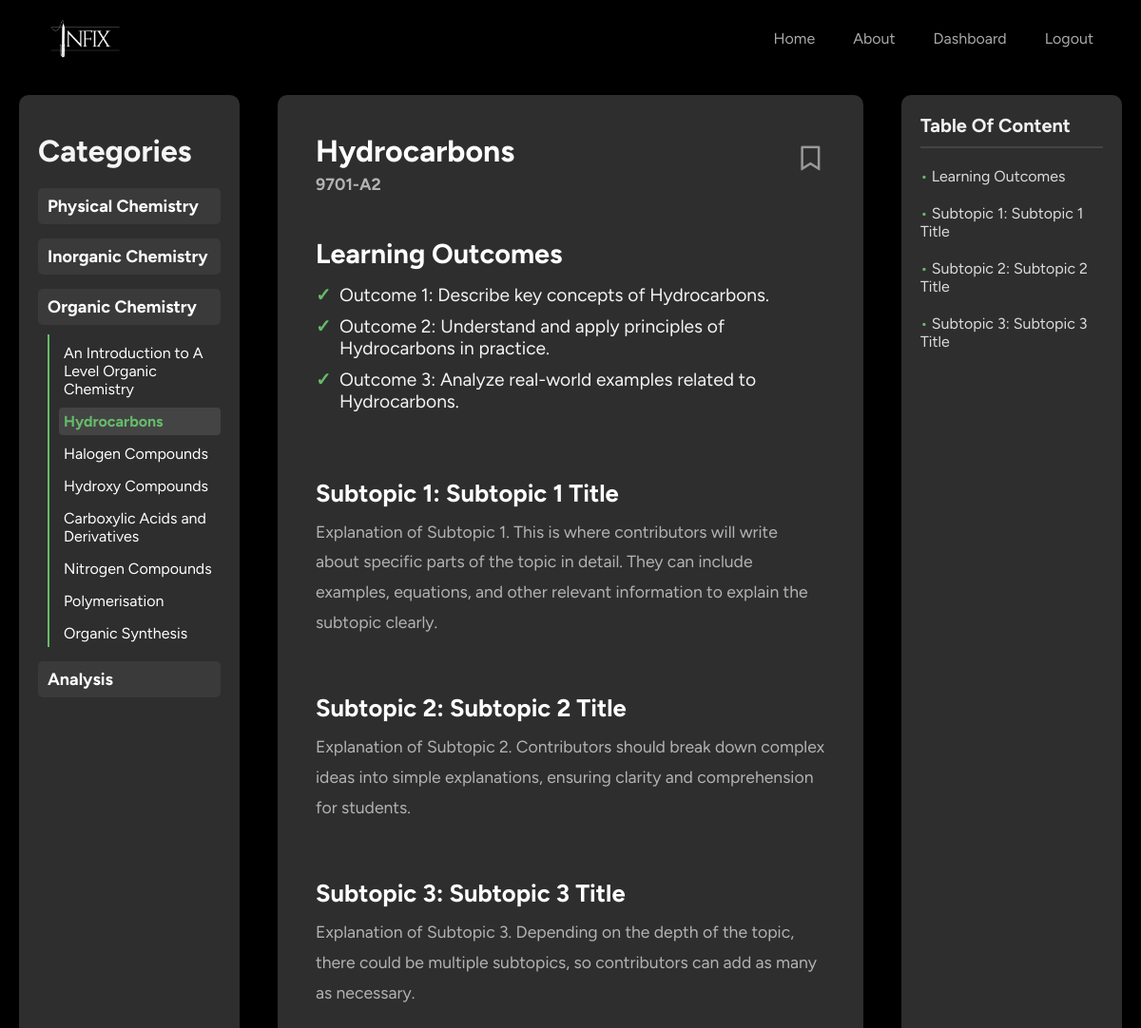
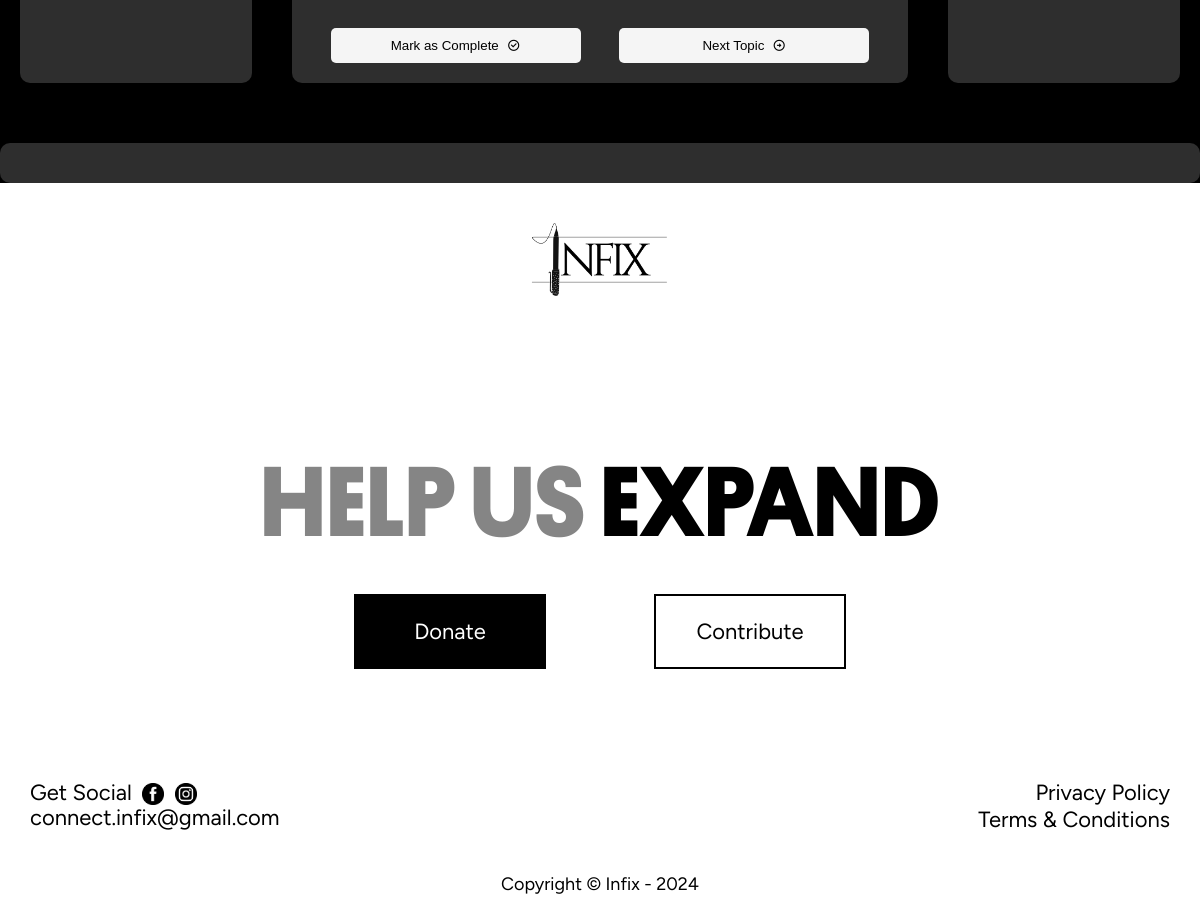
The page /course/9701-A2/Hydrocarbons (signed in) on the database its author committed (2 pictures, top to bottom).
### tables this page shows
CREATE TABLE categories (
    id INTEGER PRIMARY KEY AUTOINCREMENT,
    name TEXT UNIQUE NULL
);

CREATE TABLE topics (
    id INTEGER PRIMARY KEY AUTOINCREMENT,
    course_id INTEGER NOT NULL,
    title TEXT NOT NULL,
    category_id INTEGER NULL,
    seq_num INTEGER NOT NULL DEFAULT 0,
    FOREIGN KEY (course_id) REFERENCES courses(id) ON DELETE CASCADE,
    FOREIGN KEY (category_id) REFERENCES categories(id) ON DELETE CASCADE
);

### app.py (the view, shortened to what this page needs)
@app.route('/course/<course_code>/<topic>')
@login_required
def topic_detail(course_code, topic):
    course = db.execute("SELECT * FROM courses WHERE course_code = ?", course_code)
    if not course:
        flash("Course not found.", "warning")
        return redirect('/dashboard')
    course = course[0]  # Get the first result
    topic_details = db.execute("""
        SELECT t.title, c.name as course_name, c.course_code, t.id as topic_id, t.category_id, t.seq_num, c.id as course_id
        FROM topics t
        JOIN courses c ON t.course_id = c.id
        WHERE t.title = ? AND c.course_code = ?
    """, topic, course_code)
    if not topic_details:
        flash("Topic not found.", "error")
        return redirect(url_for('index'))  # Redirect to a suitable page if the topic is not found
    topic_details = topic_details[0]  # Get the first result
    print(topic_details)
    next_topic = db.execute("""
        SELECT title FROM topics
        WHERE course_id = ? AND id > ?
        ORDER BY id ASC
        LIMIT 1
    """, topic_details['course_id'], topic_details['topic_id'])
    next_topic = next_topic[0]['title'] if next_topic else None
    categories = db.execute("""
        SELECT * FROM categories
        WHERE id IN (
                        SELECT DISTINCT t.category_id FROM topics t
                        JOIN courses c ON t.course_id = c.id
                        WHERE c.course_code = ?
                    )
    """, course_code)
    topics_data = {}
    if categories:
        current_category = db.execute("""
            SELECT name FROM categories WHERE id = ?
        """, topic_details['category_id'])[0]['name']
        for category in categories:
            category_name = category['name']
            topics_in_category = db.execute("""
                SELECT title FROM topics
                WHERE category_id = ?
            """, category['id'])
            if topics_in_category:
                topics_data[category_name] = topics_in_category
            else:
                print(f"No topics found for category: {category_name}")
    topic_name = topic_details['title']
    course_name = topic_details['course_name']
    topic_id = topic_details['topic_id']
    result = db.execute("""
        SELECT * FROM bookmarks
        WHERE user_id = ? AND topic_id = ?
    """, session['user_id'], topic_id)
    bookmarked = bool(result)
    result = db.execute("""
        SELECT * FROM user_topics
        WHERE user_id = ? AND topic_id = ?
    """, session['user_id'], topic_id)
    completed = bool(result)
    path = "A Levels" if 'A' in course_code else "O Levels"
    formatted_topic = replace_special_characters(topic.lower().replace(' ', '_'))
    template_path = f"{path}/{course_name} {course_code}/{formatted_topic}.html"
    return render_template(
        template_path,
        topic_name=topic_name,
        course_name=course_name,
        course_code=course_code,
        topic_id=topic_id,
        topics_data=topics_data,  # Structured topics and categories
        current_topic=topic_name,  # Current topic
        current_category=current_category,  # Current category
        formatted_topic=formatted_topic,
        bookmarked=bookmarked,
        completed=completed,
        next_topic=next_topic  # Add the next topic to the context
    )

### app.py (called while the page is built)
@app.after_request
def after_request(response):
    response.headers["Cache-Control"] = "no-cache, no-store, must-revalidate"
    response.headers["Expires"] = "0"
    response.headers["Pragma"] = "no-cache"
    return response

def replace_special_characters(text):
    replacements = {
        "‘": "'", "’": "'", "“": '"', "”": '"', "—": "-", "–": "-", "…": "...",
        "é": "e", "è": "e", "ê": "e", "ë": "e", "á": "a", "à": "a", "â": "a",
        "ä": "a", "í": "i", "ì": "i", "î": "i", "ï": "i", "ó": "o", "ò": "o",
        "ô": "o", "ö": "o", "ú": "u", "ù": "u", "û": "u", "ü": "u", "ç": "c",
        "ñ": "n", "ß": "ss", "ÿ": "y"
    }
    for key, value in replacements.items():
        text = text.replace(key, value)
    return text

### helpers.py (called while the page is built)
def login_required(f):
    @wraps(f)
    def decorated_function(*args, **kwargs):
        if session.get("user_id") is None:
            return redirect("/login")
        return f(*args, **kwargs)
    return decorated_function

### templates/A Levels/Chemistry 9701-A2/hydrocarbons.html
{% extends 'topic_base.html' %}
            {% block topic_detail %}
                <div id="title">
                    <h2>Hydrocarbons<p>9701-A2</p></h2> {% if bookmarked %}
                        <div href="/bookmark" class="bookmark-icon remove-bookmark" title="Remove Bookmark" onclick="submitBookmarkRequest()">
                            <i class="ri-bookmark-fill" style="color: #66bb6a;"></i>
                        </div>
            {% else %}
                        <div href="/bookmark" class="bookmark-icon add-bookmark" title="Add Bookmark" onclick="submitBookmarkRequest()">
                            <i class="ri-bookmark-line" style="color: #999;"></i>
                        </div> {% endif %}
                </div>
                <div id="learning-outcomes" class="toc-item">
                    <h2>Learning Outcomes</h2>
                    <ul>
                        <li>Outcome 1: Describe key concepts of Hydrocarbons.</li>
                        <li>Outcome 2: Understand and apply principles of Hydrocarbons in practice.</li>
                        <li>Outcome 3: Analyze real-world examples related to Hydrocarbons.</li>
                    </ul>
                </div>
                <div class="subtopic toc-item" id="subtopic-1">
                    <h3>Subtopic 1: Subtopic 1 Title</h3>
                    <p>
                        Explanation of Subtopic 1. This is where contributors will write about specific parts of the topic in detail. They can include examples, equations, and
                        other relevant information to explain the subtopic clearly.
                    </p>
                </div>
                <div class="subtopic toc-item" id="subtopic-2">
                    <h3>Subtopic 2: Subtopic 2 Title</h3>
                    <p>
                        Explanation of Subtopic 2. Contributors should break down complex ideas into simple explanations, ensuring clarity and comprehension for students.
                    </p>
                </div>
                <div class="subtopic toc-item" id="subtopic-3">
                    <h3>Subtopic 3: Subtopic 3 Title</h3>
                    <p>
                        Explanation of Subtopic 3. Depending on the depth of the topic, there could be multiple subtopics, so contributors can add as many as necessary.
                    </p>
                </div>
            {% endblock %}

### templates/topic_base.html (shortened to what this page needs)
{% extends 'base.html' %}
{% block styles %}
<link rel="stylesheet" href="{{ url_for('static', filename='css/topic_base.css') }}">
<link href="https://cdn.jsdelivr.net/npm/remixicon@4.3.0/fonts/remixicon.css" rel="stylesheet"/>
{% endblock %}
{% block HomeActive %}inactive{% endblock %}
{% block content %}
    <div id="topic-content">
        <div class="links-container">
            {% if topics_data.items() %}
            {% if current_category != "Topics" %}
                <h1 style="padding: 20px 0;">Categories</h1>
            {% else %}
                <h1 style="padding: 10px 0;"></h1>
            {% endif %}
            {% endif %}
            {% for category, topics in topics_data.items() %}
            <div class="categories">
                {% if category == current_category %}
                    <p class="category-name" onclick="toggleCategory('{{ category }}')"
                        class="active">
                    {{ category }}
                    </p>
                {% else %}
                    <p class="category-name" onclick="toggleCategory('{{ category }}')">
                    {{ category }}
                    </p>
                {% endif %}
                {% if category == current_category %}
                    <div id="{{ category|replace(' ', '_') }}" class="topics"
                        style="display: block;">
                        {% for topic in topics %}
                            {% if topic['title'] == current_topic %}
                                <a href="/course/{{course_code}}/{{topic['title']}}" class="topics-name current">
                                    {{ topic['title'] }}
                                </a>
                            {% else %}
                                <a href="/course/{{course_code}}/{{topic['title']}}" class="topics-name">
                                    {{ topic['title'] }}
                                </a>
                            {% endif %}
                        {% endfor %}
                    </div>
                {% endif %}
            </div>
            {% endfor %}
        </div>
        <div class="topic-main">
            <div class="topic-detail">
                {% block topic_detail %}
                {% endblock %}
            </div>
            <div class="buttons">
                {% if not completed %}
                    <form action="/markascomplete" method="post">
                        <button class="mark-as-complete" type="submit"><span>Mark as Complete</span> <i class="ri-checkbox-circle-line"></i></button>
                    </form>
                {% endif %}
                {% if next_topic %}
                    <a href="/course/{{course_code}}/{{ next_topic }}">
                        <button class="next"><span>Next Topic</span> <i class="ri-arrow-right-circle-line"></i></button>
                    </a>
                {% endif %}
            </div>
        </div>
        <div class="table-of-content" id="toc-container">
            <p class="table-head">Table Of Content</p>
            <div class="content-link" id="toc-main">
            </div>
        </div>
    </div>
    <div id="contributors">
    </div>
{% endblock %}

### static/css/styles.css (style rules this page uses)
html { scroll-behavior: smooth; font-family: "Figtree", sans-serif; }
* { margin: 0; padding: 0; transition: all ease 0.3s; }
body, html { overflow-x: hidden; }
ul { list-style: none; }
a { text-decoration: none; color: inherit; }
a { text-decoration: none; color: #000000; }

### static/css/topic_base.css (style rules this page uses)
body { font-family: 'Figtree', sans-serif; background-color: #000000; color: #f5f5f5; }
#topic-content { display: flex; padding: 20px; gap: 40px; min-height: 85vh; padding-top: 100px; }
.links-container { flex: 1; background-color: #2e2e2e; border-radius: 10px; box-shadow: 0 4px 8px rgba(0, 0, 0, 0.4); padding: 20px; }
.categories { margin-bottom: 20px; }
.category-name { font-weight: bold; font-size: 18px; margin-bottom: 10px; cursor: pointer; color: #ffffff; padding: 8px 10px; border-radius: 5px; background-color: #3a3a3a; transition: background-color 0.3s ease; }
.topics { margin-left: 15px; border-left: 2px solid #66bb6a; padding-left: 10px; margin-top: 5px; padding-top: 5px; }
.topics-name { display: block; font-size: 16px; color: #ffffff; text-decoration: none; margin-bottom: 8px; padding: 5px; border-radius: 4px; transition: background-color 0.3s ease; }
.topics-name.current { font-weight: bold; color: #66bb6a; background-color: #444444; }
.topics { display: none; }
.topic-main { flex: 3; background-color: #2e2e2e; border-radius: 10px; box-shadow: 0 4px 8px rgba(0, 0, 0, 0.4); padding: 20px; }
.topic-detail { margin-bottom: 30px; }
.buttons { display: flex; justify-content: flex-end; gap: 20px; }
.mark-as-complete, .next { background-color: #ffffff; color: #000000; padding: 10px 20px; border: none; box-shadow: none; border-radius: 5px; text-align: center; cursor: pointer; transition: background-color 0.3s ease; }
.table-of-content { flex: 1; background-color: #2e2e2e; border-radius: 10px; padding: 20px; overflow-y: auto; }
.table-head { font-weight: bold; font-size: 20px; margin-bottom: 15px; color: #f1f1f1; border-bottom: 2px solid #444; padding-bottom: 10px; }
#contributors { margin-top: 40px; background-color: #2e2e2e; padding: 20px; border-radius: 10px; box-shadow: 0 4px 8px rgba(0, 0, 0, 0.4); }
#learning-outcomes { background-color: #2e2e2e; padding: 20px; margin-bottom: 20px; border-radius: 10px; }
#learning-outcomes h2 { font-size: 1.8rem; color: #ffffff; margin-bottom: 15px; }
#learning-outcomes ul { list-style-type: none; padding-left: 0; }
#learning-outcomes li { font-size: 1.2rem; margin-bottom: 10px; position: relative; padding-left: 25px; color: #f5f5f5; }
#learning-outcomes li::before { content: "\2713"; position: absolute; left: 0; color: #66bb6a; font-weight: bold; }
#title { background-color: #2e2e2e; padding: 20px; border-radius: 10px; display: flex; flex-wrap: wrap; justify-content: space-between; align-items: flex-start; gap: 5px; }
#title h2 { font-size: 2rem; color: #ffffff; max-width: 600px; }
#title p { font-size: 1.1rem; color: #b3b3b3; line-height: 1.8; }
.bookmark-icon { font-size: 30px; color: #ffffff; margin: 10px 0; cursor: pointer; }
.subtopic { background-color: #2e2e2e; padding: 20px; margin-bottom: 20px; border-radius: 10px; }
.subtopic h3 { font-size: 1.6rem; color: #ffffff; margin-bottom: 10px; }
.subtopic p { font-size: 1.1rem; color: #b3b3b3; line-height: 1.8; }
.buttons { display: flex; flex-direction: row; justify-content: space-evenly; gap: 20px; margin-top: 20px; }
.mark-as-complete, .next { background-color: #f5f5f5; color: #000000; padding: 10px 20px; border-radius: 5px; text-align: center; cursor: pointer; transition: background-color 0.3s ease; display: flex; justify-content: center; align-items: center; gap: 8px; width: 250px; }
.categories { margin-bottom: 15px; }
.category-name { font-weight: bold; font-size: 18px; margin-bottom: 10px; cursor: pointer; color: #ffffff; }
.topics { margin-left: 10px; }
.topics-name { display: block; font-size: 16px; color: #ffffff; text-decoration: none; margin-bottom: 5px; }
.topics-name.current { font-weight: bold; color: #66bb6a; }

### rows shown on the page
categories: name "Physical Chemistry"
categories: name "Inorganic Chemistry"
categories: name "Organic Chemistry"
topics: title "An Introduction to A Level Organic Chemistry"
topics: title "Hydrocarbons"
topics: title "Halogen Compounds"
topics: title "Hydroxy Compounds"
topics: title "Carboxylic Acids and Derivatives"
topics: title "Nitrogen Compounds"
topics: title "Polymerisation"
topics: title "Organic Synthesis"
categories: name "Analysis"
